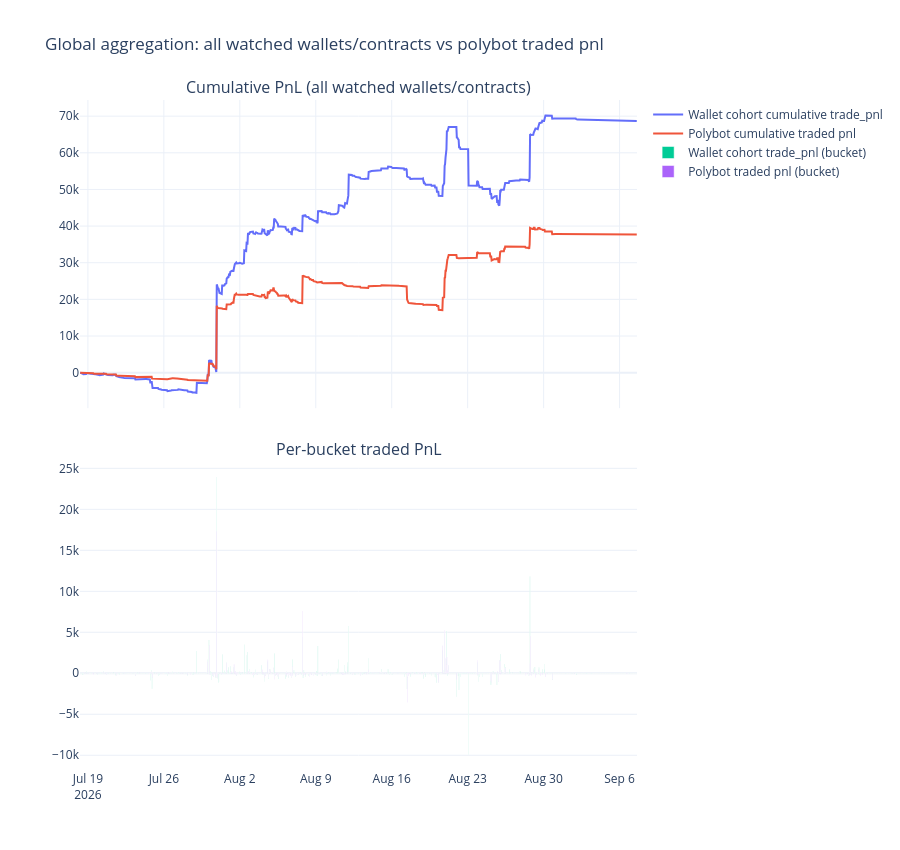

Notebook code cell kept with this figure:
### Code cell
fig_global = make_subplots(
    rows=2, cols=1, shared_xaxes=True, vertical_spacing=0.08,
    subplot_titles=('Cumulative PnL (all watched wallets/contracts)', 'Per-bucket traded PnL')
)

fig_global.add_trace(
    go.Scatter(x=agg.index, y=agg['wallet_cum_trade_pnl'], mode='lines', name='Wallet cohort cumulative trade_pnl'),
    row=1, col=1
)
fig_global.add_trace(
    go.Scatter(x=agg.index, y=agg['polybot_cum_trade_pnl'], mode='lines', name='Polybot cumulative traded pnl'),
    row=1, col=1
)

fig_global.add_trace(
    go.Bar(x=agg.index, y=agg['wallet_trade_pnl'], name='Wallet cohort trade_pnl (bucket)'),
    row=2, col=1
)
fig_global.add_trace(
    go.Bar(x=agg.index, y=agg['polybot_trade_pnl'], name='Polybot traded pnl (bucket)'),
    row=2, col=1
)

fig_global.update_layout(
    height=850, template='plotly_white',
    title='Global aggregation: all watched wallets/contracts vs polybot traded pnl',
    barmode='group',
)
fig_global.show()

### Figure 1 — Plotly figure (JSON) as saved in the notebook; plotly's stock layout.template omitted (floating-point values rounded to 4 significant figures; data arrays with more than 128 entries replaced by an {"elided": "..."} marker saying what was removed)
{"data": [{"mode": "lines", "name": "Wallet cohort cumulative trade_pnl", "type": "scatter", "x": {"elided": "1232 str values"}, "xaxis": "x", "y": {"elided": "1232 float values"}, "yaxis": "y"}, {"mode": "lines", "name": "Polybot cumulative traded pnl", "type": "scatter", "x": {"elided": "1232 str values"}, "xaxis": "x", "y": {"elided": "1232 float values"}, "yaxis": "y"}, {"name": "Wallet cohort trade_pnl (bucket)", "type": "bar", "x": {"elided": "1232 str values"}, "xaxis": "x2", "y": {"elided": "1232 float values"}, "yaxis": "y2"}, {"name": "Polybot traded pnl (bucket)", "type": "bar", "x": {"elided": "1232 str values"}, "xaxis": "x2", "y": {"elided": "1232 float values"}, "yaxis": "y2"}], "layout": {"annotations": [{"font": {"size": 16}, "showarrow": false, "text": "Cumulative PnL (all watched wallets/contracts)", "x": 0.5, "xanchor": "center", "xref": "paper", "y": 1, "yanchor": "bottom", "yref": "paper"}, {"font": {"size": 16}, "showarrow": false, "text": "Per-bucket traded PnL", "x": 0.5, "xanchor": "center", "xref": "paper", "y": 0.46, "yanchor": "bottom", "yref": "paper"}], "barmode": "group", "height": 850, "title": {"text": "Global aggregation: all watched wallets/contracts vs polybot traded pnl"}, "xaxis": {"anchor": "y", "domain": [0, 1], "matches": "x2", "showticklabels": false}, "xaxis2": {"anchor": "y2", "domain": [0, 1]}, "yaxis": {"anchor": "x", "domain": [0.54, 1]}, "yaxis2": {"anchor": "x2", "domain": [0, 0.46]}}}
